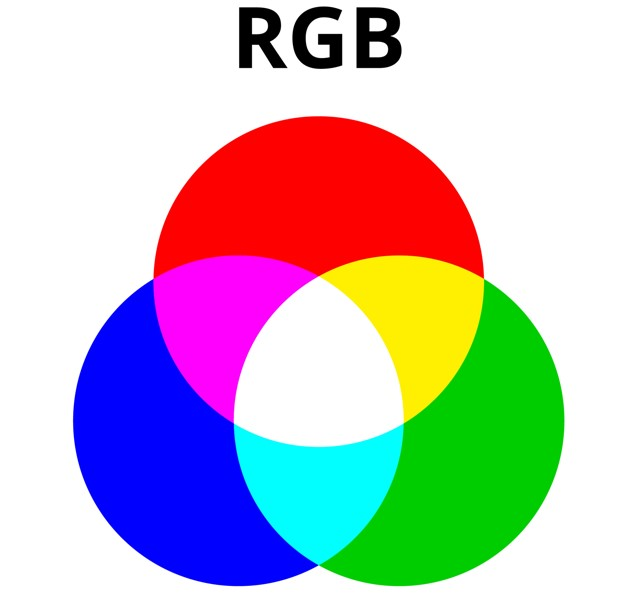
#> input picture OPENCV_ex6/RGB.jpg, 631 x 595 px, found by its file name
$ python ex6.py
#> lines starting #> are read from the running program, lines starting #| are printed output that depends on the picture
import cv2

image = cv2.imread("ex6\RGB.jpg")
#> image is the input picture: shape (595, 631, 3); mean B, G, R 191.3, 186.2, 191.4

# ROI 좌표 = (x, y), width, and height
x, y, width, height = 100, 100, 500, 500

# ROI 추출
roi = image[y:y+height, x:x+width]
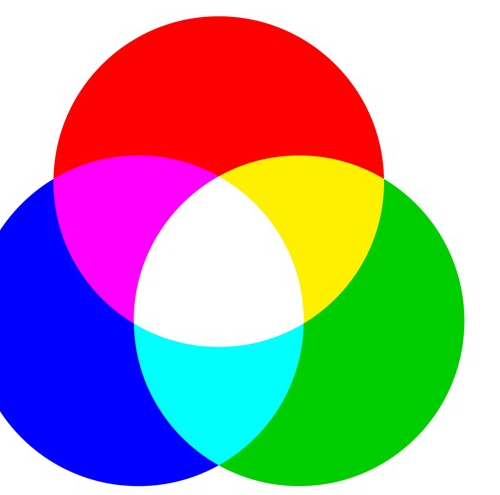
#> roi: shape (495, 500, 3); mean B, G, R 164.3, 159.8, 167.8

# 추출된 ROI 이미지 프로세싱 (회색으로 바꾸기)
gray_roi = cv2.cvtColor(roi, cv2.COLOR_BGR2GRAY)
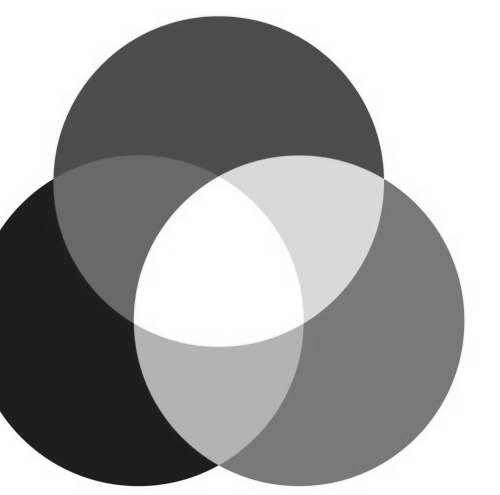
#> gray_roi: shape (495, 500); min 21, max 255, mean 162.6

cv2.imshow("Original Image", image)
cv2.imshow("Processed ROI", gray_roi)

cv2.waitKey(0)
cv2.destroyAllWindows()
